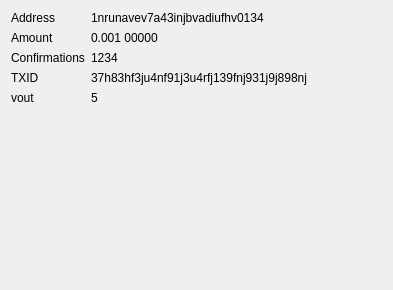
<?xml version="1.0" encoding="UTF-8"?>
<ui version="4.0">
 <class>UTXOWidget</class>
 <widget class="QWidget" name="UTXOWidget">
  <property name="geometry">
   <rect>
    <x>0</x>
    <y>0</y>
    <width>393</width>
    <height>290</height>
   </rect>
  </property>
  <property name="windowTitle">
   <string>Form</string>
  </property>
  <layout class="QFormLayout" name="formLayout_2">
   <item row="0" column="0">
    <layout class="QFormLayout" name="formLayout">
     <item row="0" column="0">
      <widget class="QLabel" name="addressLabel">
       <property name="text">
        <string>Address</string>
       </property>
      </widget>
     </item>
     <item row="0" column="1">
      <widget class="QLabel" name="addressValueLabel">
       <property name="text">
        <string>1nrunavev7a43injbvadiufhv0134</string>
       </property>
      </widget>
     </item>
     <item row="1" column="0">
      <widget class="QLabel" name="amountLabel">
       <property name="text">
        <string>Amount</string>
       </property>
      </widget>
     </item>
     <item row="1" column="1">
      <widget class="QLabel" name="amountValueLabel">
       <property name="text">
        <string>0.001 00000</string>
       </property>
      </widget>
     </item>
     <item row="2" column="0">
      <widget class="QLabel" name="confirmationCountLabel">
       <property name="text">
        <string>Confirmations</string>
       </property>
      </widget>
     </item>
     <item row="2" column="1">
      <widget class="QLabel" name="confirmationCountValueLabel">
       <property name="text">
        <string>1234</string>
       </property>
      </widget>
     </item>
     <item row="3" column="0">
      <widget class="QLabel" name="TXIDLabel">
       <property name="text">
        <string>TXID</string>
       </property>
      </widget>
     </item>
     <item row="3" column="1">
      <widget class="QLabel" name="TXIDValueLabel">
       <property name="text">
        <string>37h83hf3ju4nf91j3u4rfj139fnj931j9j898nj</string>
       </property>
      </widget>
     </item>
     <item row="4" column="0">
      <widget class="QLabel" name="VOUTLabel">
       <property name="text">
        <string>vout</string>
       </property>
      </widget>
     </item>
     <item row="4" column="1">
      <widget class="QLabel" name="VOUTValueLabel">
       <property name="text">
        <string>5</string>
       </property>
      </widget>
     </item>
    </layout>
   </item>
  </layout>
 </widget>
 <resources/>
 <connections/>
</ui>
